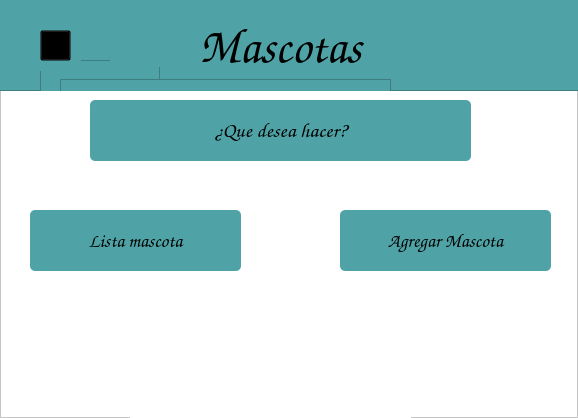
<?xml version="1.0" encoding="UTF-8"?>
<ui version="4.0">
 <class>mainWindow</class>
 <widget class="QMainWindow" name="mainWindow">
  <property name="geometry">
   <rect>
    <x>0</x>
    <y>0</y>
    <width>578</width>
    <height>418</height>
   </rect>
  </property>
  <property name="sizePolicy">
   <sizepolicy hsizetype="Preferred" vsizetype="Preferred">
    <horstretch>0</horstretch>
    <verstretch>0</verstretch>
   </sizepolicy>
  </property>
  <property name="minimumSize">
   <size>
    <width>578</width>
    <height>418</height>
   </size>
  </property>
  <property name="maximumSize">
   <size>
    <width>578</width>
    <height>418</height>
   </size>
  </property>
  <property name="windowTitle">
   <string>Clinica CVI</string>
  </property>
  <property name="styleSheet">
   <string notr="true">alternate-background-color: rgb(255, 255, 255);</string>
  </property>
  <widget class="QWidget" name="centralwidget">
   <widget class="QFrame" name="frame">
    <property name="geometry">
     <rect>
      <x>0</x>
      <y>0</y>
      <width>578</width>
      <height>418</height>
     </rect>
    </property>
    <property name="minimumSize">
     <size>
      <width>578</width>
      <height>418</height>
     </size>
    </property>
    <property name="maximumSize">
     <size>
      <width>578</width>
      <height>418</height>
     </size>
    </property>
    <property name="sizeIncrement">
     <size>
      <width>10000</width>
      <height>10000</height>
     </size>
    </property>
    <property name="cursor">
     <cursorShape>ArrowCursor</cursorShape>
    </property>
    <property name="styleSheet">
     <string notr="true">background-color: rgb(255, 255, 255);</string>
    </property>
    <property name="frameShape">
     <enum>QFrame::StyledPanel</enum>
    </property>
    <property name="frameShadow">
     <enum>QFrame::Raised</enum>
    </property>
    <widget class="QLabel" name="label">
     <property name="geometry">
      <rect>
       <x>90</x>
       <y>100</y>
       <width>381</width>
       <height>61</height>
      </rect>
     </property>
     <property name="font">
      <font>
       <family>Comic Sans MS</family>
       <pointsize>16</pointsize>
       <weight>50</weight>
       <bold>false</bold>
      </font>
     </property>
     <property name="cursor">
      <cursorShape>ForbiddenCursor</cursorShape>
     </property>
     <property name="styleSheet">
      <string notr="true">background-color: rgb(79, 163, 166);
border-radius: 5px;</string>
     </property>
     <property name="text">
      <string>¿Que desea hacer?</string>
     </property>
     <property name="alignment">
      <set>Qt::AlignCenter</set>
     </property>
    </widget>
    <widget class="QFrame" name="frame_2">
     <property name="geometry">
      <rect>
       <x>-10</x>
       <y>-20</y>
       <width>721</width>
       <height>111</height>
      </rect>
     </property>
     <property name="styleSheet">
      <string notr="true">background-color: rgb(79, 163, 166);</string>
     </property>
     <property name="frameShape">
      <enum>QFrame::StyledPanel</enum>
     </property>
     <property name="frameShadow">
      <enum>QFrame::Raised</enum>
     </property>
     <widget class="QFrame" name="frame_3">
      <property name="geometry">
       <rect>
        <x>50</x>
        <y>80</y>
        <width>120</width>
        <height>80</height>
       </rect>
      </property>
      <property name="frameShape">
       <enum>QFrame::StyledPanel</enum>
      </property>
      <property name="frameShadow">
       <enum>QFrame::Raised</enum>
      </property>
     </widget>
     <widget class="QFrame" name="frame_4">
      <property name="geometry">
       <rect>
        <x>70</x>
        <y>99</y>
        <width>331</width>
        <height>51</height>
       </rect>
      </property>
      <property name="frameShape">
       <enum>QFrame::StyledPanel</enum>
      </property>
      <property name="frameShadow">
       <enum>QFrame::Raised</enum>
      </property>
     </widget>
     <widget class="QLabel" name="label_5">
      <property name="geometry">
       <rect>
        <x>120</x>
        <y>46</y>
        <width>341</width>
        <height>41</height>
       </rect>
      </property>
      <property name="font">
       <font>
        <family>Comic Sans MS</family>
        <pointsize>36</pointsize>
       </font>
      </property>
      <property name="cursor">
       <cursorShape>ForbiddenCursor</cursorShape>
      </property>
      <property name="text">
       <string>Mascotas</string>
      </property>
      <property name="alignment">
       <set>Qt::AlignCenter</set>
      </property>
     </widget>
     <widget class="QLabel" name="label_3">
      <property name="geometry">
       <rect>
        <x>30</x>
        <y>40</y>
        <width>61</width>
        <height>51</height>
       </rect>
      </property>
      <property name="text">
       <string/>
      </property>
      <property name="pixmap">
       <pixmap>../../../../Downloads/Copia_de_Centro_Veterinario_Integral-removebg-preview.png</pixmap>
      </property>
     </widget>
     <widget class="QPushButton" name="btnAtras">
      <property name="geometry">
       <rect>
        <x>50</x>
        <y>50</y>
        <width>31</width>
        <height>31</height>
       </rect>
      </property>
      <property name="cursor">
       <cursorShape>PointingHandCursor</cursorShape>
      </property>
      <property name="focusPolicy">
       <enum>Qt::StrongFocus</enum>
      </property>
      <property name="styleSheet">
       <string notr="true">background-color: rgba(0,0,0,0);</string>
      </property>
      <property name="text">
       <string/>
      </property>
     </widget>
    </widget>
    <widget class="QLabel" name="label_logo">
     <property name="geometry">
      <rect>
       <x>130</x>
       <y>150</y>
       <width>281</width>
       <height>271</height>
      </rect>
     </property>
     <property name="font">
      <font>
       <family>Comic Sans MS</family>
       <pointsize>16</pointsize>
      </font>
     </property>
     <property name="text">
      <string/>
     </property>
     <property name="pixmap">
      <pixmap>../imagenes/Logo-removebg-preview.png</pixmap>
     </property>
    </widget>
    <widget class="QPushButton" name="btnLista">
     <property name="enabled">
      <bool>true</bool>
     </property>
     <property name="geometry">
      <rect>
       <x>30</x>
       <y>210</y>
       <width>211</width>
       <height>61</height>
      </rect>
     </property>
     <property name="font">
      <font>
       <family>Comic Sans MS</family>
       <pointsize>14</pointsize>
      </font>
     </property>
     <property name="cursor">
      <cursorShape>PointingHandCursor</cursorShape>
     </property>
     <property name="styleSheet">
      <string notr="true">background-color: rgb(79, 163, 166);
border-radius: 5px;</string>
     </property>
     <property name="text">
      <string>Lista mascota</string>
     </property>
     <property name="checkable">
      <bool>false</bool>
     </property>
    </widget>
    <widget class="QPushButton" name="btnAgMasc">
     <property name="enabled">
      <bool>true</bool>
     </property>
     <property name="geometry">
      <rect>
       <x>340</x>
       <y>210</y>
       <width>211</width>
       <height>61</height>
      </rect>
     </property>
     <property name="font">
      <font>
       <family>Comic Sans MS</family>
       <pointsize>14</pointsize>
      </font>
     </property>
     <property name="cursor">
      <cursorShape>PointingHandCursor</cursorShape>
     </property>
     <property name="styleSheet">
      <string notr="true">background-color: rgb(79, 163, 166);
border-radius: 5px;</string>
     </property>
     <property name="text">
      <string>Agregar Mascota</string>
     </property>
     <property name="checkable">
      <bool>false</bool>
     </property>
    </widget>
    <zorder>label_logo</zorder>
    <zorder>frame_2</zorder>
    <zorder>label</zorder>
    <zorder>btnLista</zorder>
    <zorder>btnAgMasc</zorder>
   </widget>
  </widget>
 </widget>
 <resources>
  <include location="logo.qrc"/>
 </resources>
 <connections/>
</ui>
